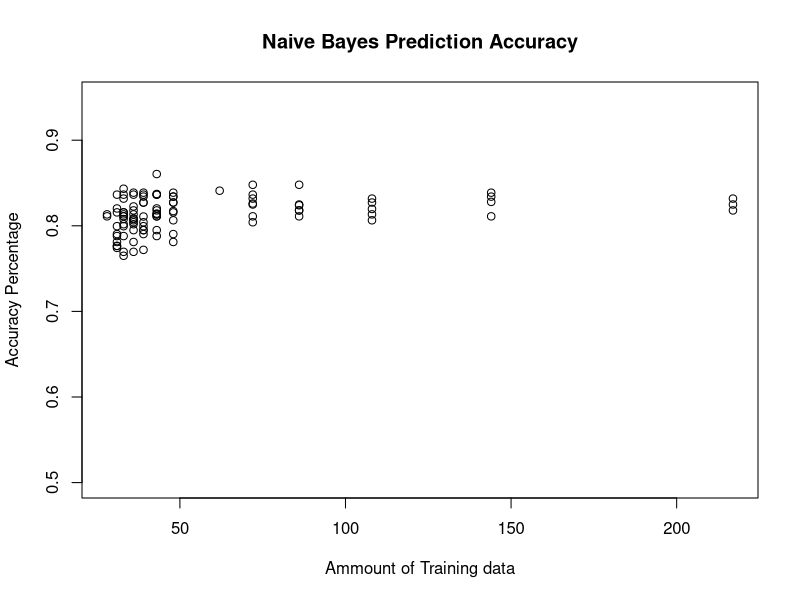
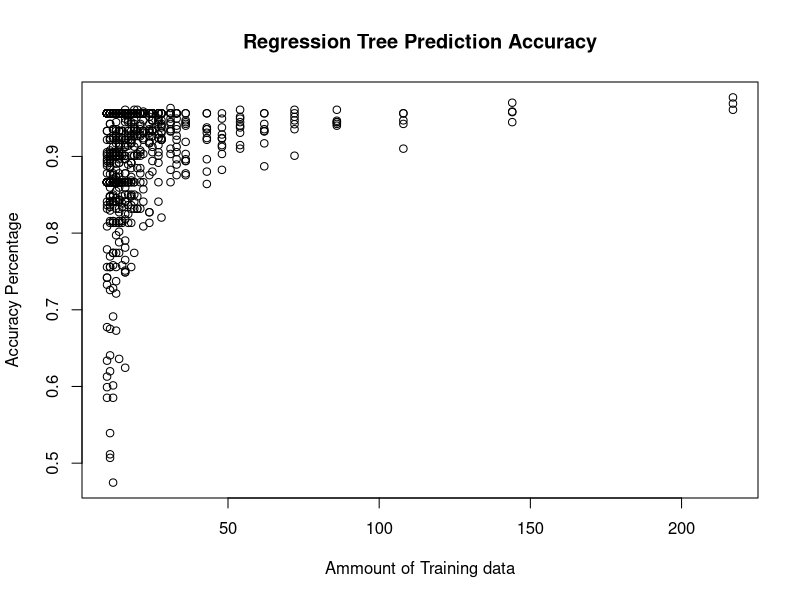
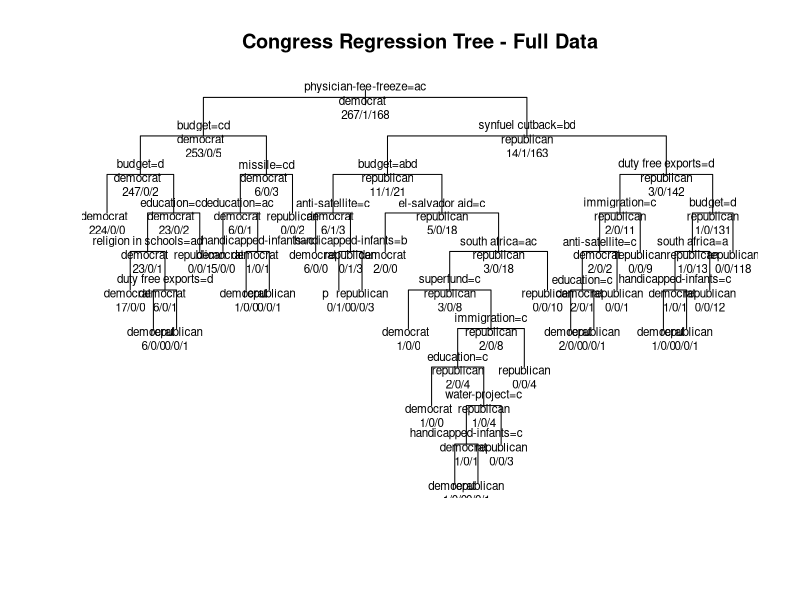
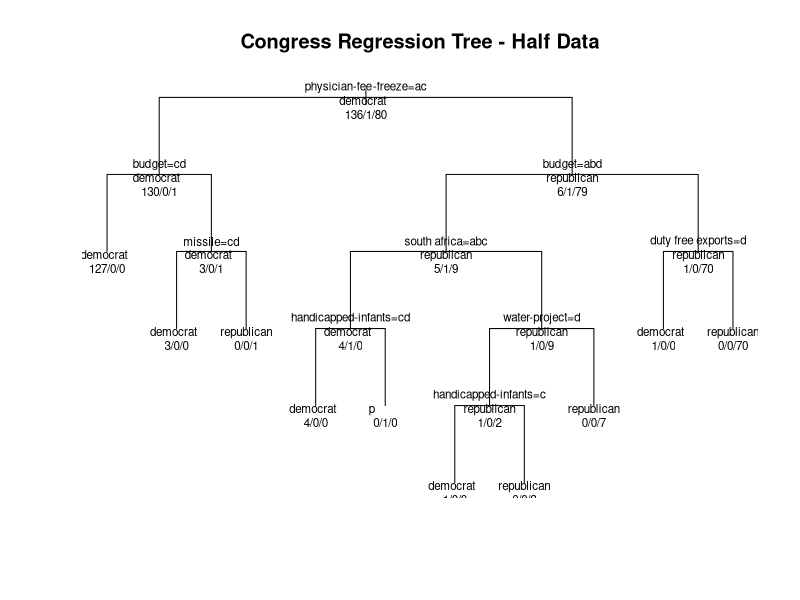
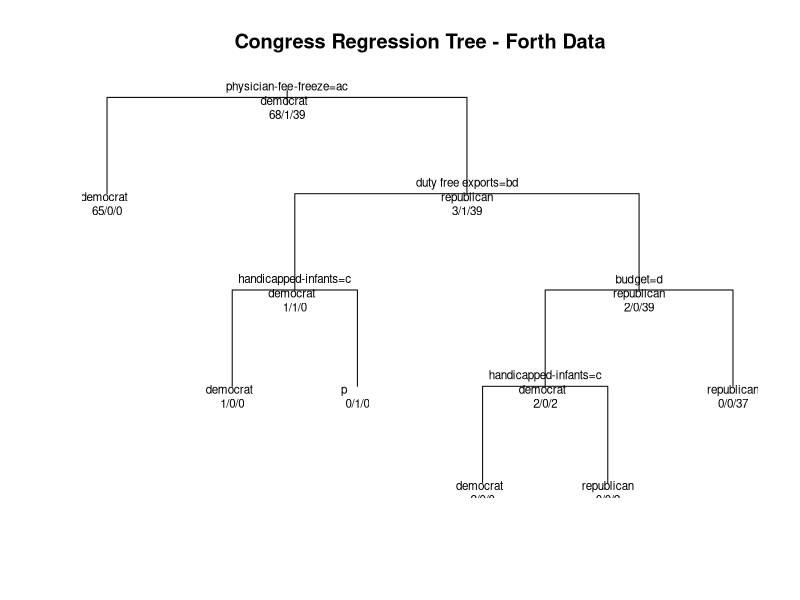
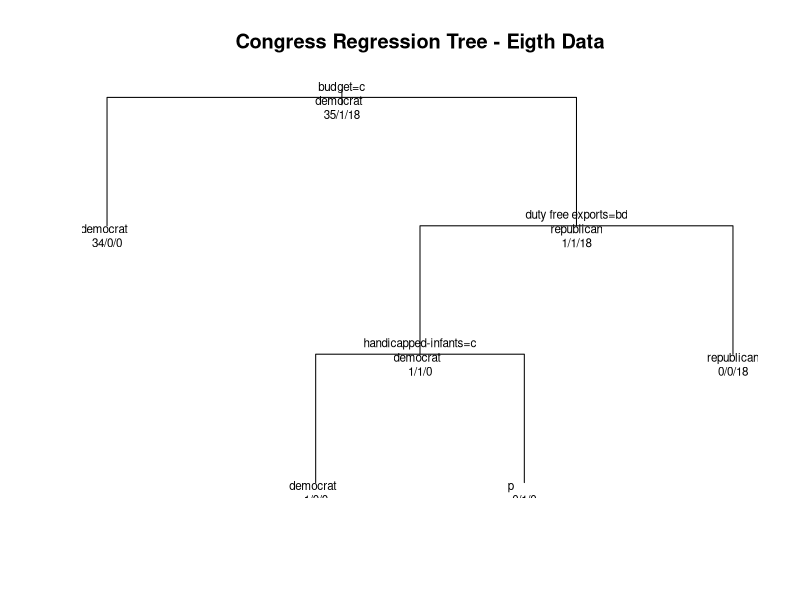

Here is the R script that generated these plots, in order:
## ---- chunk 1
library(knitr)

library(rpart)
#Setting up my visual for splitting
df <- read.csv("house-votes-84.data", header = FALSE)
names(df)[1] ="party"
names(df)[2] = "handicapped-infants"
names(df)[3] = "water-project"
names(df)[4] = "budget"
names(df)[5] =  "physician-fee-freeze"
names(df)[6] =  "el-salvador aid"
names(df)[7] =  "religion in schools"
names(df)[8] =  "anti-satellite"
names(df)[9] = "nicaraguan aid"
names(df)[10] = "missile"
names(df)[11] = "immigration"
names(df)[12] = "synfuel cutback"
names(df)[13] = "education"
names(df)[14] = "superfund"
names(df)[15] = "crime"
names(df)[16] = "duty free exports"
names(df)[17] = "south africa"

#setting up data from my tests for Regression Trees
rTrees <- read.delim("rdata.txt", header = F)
rTrees$V1 <- gsub(pattern = " ", replacement = "", rTrees$V1,fixed = TRUE)
rTrees <- data.frame(do.call('rbind', strsplit(as.character(rTrees$V1),',',fixed = T)))
rTrees$X1 <- as.numeric(as.character(rTrees$X1))
rTrees$X2 <- as.numeric(as.character(rTrees$X2))

nBayes <- read.delim("naiveBayesData.txt", header=F)
nBayes$V1 <- gsub(pattern = " ", replacement = "", nBayes$V1,fixed = TRUE)
nBayes <- data.frame(do.call('rbind', strsplit(as.character(nBayes$V1),',',fixed = T)))
nBayes$X1 <- as.numeric(as.character(nBayes$X1))
nBayes$X2 <- as.numeric(as.character(nBayes$X2))
nBayes <- nBayes[nBayes$X2 <.93,]
## ---- chunk 2
 plot((nBayes$X1),(nBayes$X2), main = "Naive Bayes Prediction Accuracy", xlab = "Ammount of Training data", ylab="Accuracy Percentage", ylim= c(.5,.95))
## ---- chunk 3
plot((rTrees$X1),(rTrees$X2), type = "p", main = "Regression Tree Prediction Accuracy", 
     xlab = "Ammount of Training data", ylab="Accuracy Percentage")
## ---- chunk 4
fullTree <- rpart(party~.,data = df, method = "class", control=rpart.control(minsplit=1, cp=0))
printcp(fullTree)
plot(fullTree, uniform=TRUE,main="Congress Regression Tree - Full Data")
text(fullTree, use.n=TRUE, all=TRUE, cex=.7)
## ---- chunk 5
halfdf <- df[1:217,]
halfTree <- rpart(party~.,data = halfdf, method = "class", control=rpart.control(minsplit=1, cp=0))
printcp(halfTree)
plot(halfTree, uniform=TRUE,main="Congress Regression Tree - Half Data")
text(halfTree, use.n=TRUE, all=TRUE, cex=.7)
## ---- chunk 6
forthdf <- df[1:108,]
forthTree <- rpart(party~.,data = forthdf, method = "class", control=rpart.control(minsplit=1, cp=0))
printcp(forthTree)
plot(forthTree, uniform=TRUE,main="Congress Regression Tree - Forth Data")
text(forthTree, use.n=TRUE, all=TRUE, cex=.7)
## ---- chunk 7
eighthdf <- df[1:54,]
eigthTree <- rpart(party~.,data = eighthdf, method = "class", control=rpart.control(minsplit=1, cp=0))
printcp(eigthTree)
plot(eigthTree, uniform=TRUE,main="Congress Regression Tree - Eigth Data")
text(eigthTree, use.n=TRUE, all=TRUE, cex=.7)
